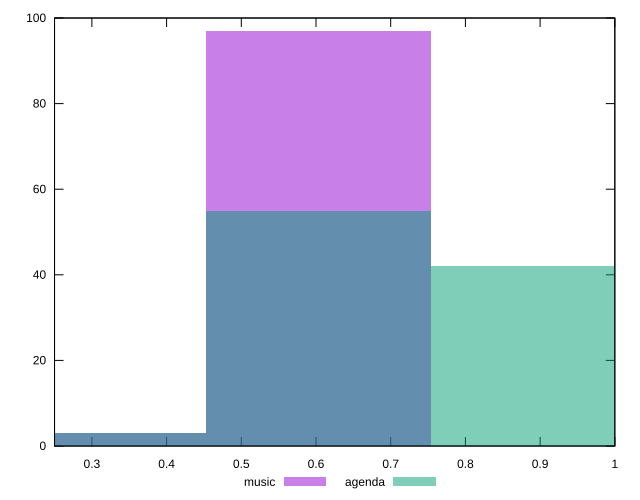

Write gnuplot code to recreate this figure.
reset

$music <<EOF
0.6033984876729744 97
0.3016992438364872 3
EOF

$agenda <<EOF
0.3016992438364872 3
0.6033984876729744 55
0.9050977315094617 42
EOF

set key outside below
set boxwidth 0.3016992438364872
set xrange [0.25:1]
set yrange [0:100]
set trange [0:100]
set style fill transparent solid 0.5 noborder
set terminal svg size 640, 500 enhanced background rgb 'white'
set output "reports/report_00027_2021-02-24T12-40-31.850Z/meta/score/comparison/histogram/0_vs_1.svg"

plot $music title "music" with boxes, \
     $agenda title "agenda" with boxes

reset
